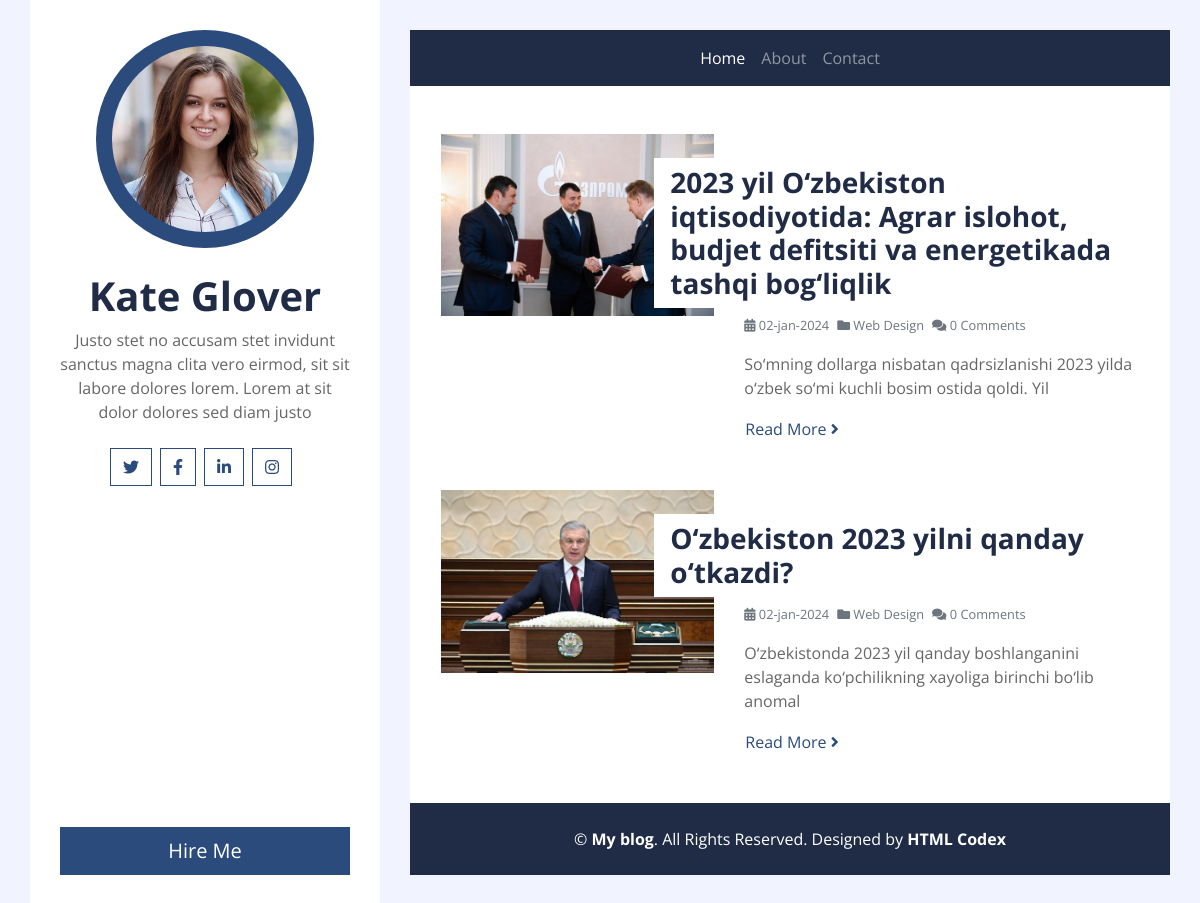
Page /filter/Mahalliy/ on the committed database.
### post_app/models.py (models this page shows, shortened)
class Post(models.Model):
    title=models.CharField(max_length=200)
    body=models.TextField()
    image=models.FileField(upload_to="post-image")
    tags=models.ManyToManyField('Tag',related_name='tags',blank=True,null=True)
    created=models.DateTimeField(auto_now_add=True)
    class Meta:
        app_label='post_app'
        ordering=['-created']

### post_app/views.py (the view)
# urls.py: path("filter/<str:tagName>/", views.getPostsByTag, name="post_filter")
def getPostsByTag(request,tagName):
    filter=True
    postsTag=Post.objects.filter(tags__name=tagName).all()
    context={
        "postsTag":postsTag,
        'filter':filter
    }
    return render(request,'postapp/list.html',context)

### templates/postapp/list.html (shortened to what this page needs)
{% extends "base.html" %}
{% load static %}
{% block content %}
<div class="container bg-white pt-5">
    {% if filter %}
    {% for post in postsTag %}
    <div class="row blog-item px-3 pb-5">
        <div class="col-md-5">
            {% if post.image %}
            <img class="img-fluid mb-4 mb-md-0" src="{{post.image.url}}" alt="Image">
            {% endif %}
        </div>
        <div class="col-md-7">
            <h3 class="mt-md-4 px-md-3 mb-2 py-2 bg-white font-weight-bold">{{ post.title }}</h3>
            <div class="d-flex mb-3">
                <small class="mr-2 text-muted"><i class="fa fa-calendar-alt"></i> {{post.created | date:"d-b-Y"}}</small>
                <small class="mr-2 text-muted"><i class="fa fa-folder"></i> Web Design</small>
                <small class="mr-2 text-muted"><i class="fa fa-comments"></i> {{post.comments.count}} Comments</small>
            </div>
            <p>
                {{ post.body | slice:'100' }}
            </p>
            <a class="btn btn-link p-0" href="{% url "post_detail" post.pk %}">Read More <i class="fa fa-angle-right"></i></a>
        </div>
    </div>
    {% endfor %}
    {% endif %}
</div>
{% endblock content %}

### rows in the picture
Post: image (picture), title "2023 yil O‘zbekiston iqtisodiyotida: Agrar islohot, budjet defitsiti va energetikada tashqi bog‘liqlik", created "02-jan-2024", comments.count "0", body "So‘mning dollarga nisbatan qadrsizlanishi 2023 yilda o‘zbek so‘mi kuchli bosim ostida qoldi. Yil"
Post: image (picture), title "O‘zbekiston 2023 yilni qanday o‘tkazdi?", created "02-jan-2024", comments.count "0", body "O‘zbekistonda 2023 yil qanday boshlanganini eslaganda ko‘pchilikning xayoliga birinchi bo‘lib anomal"
